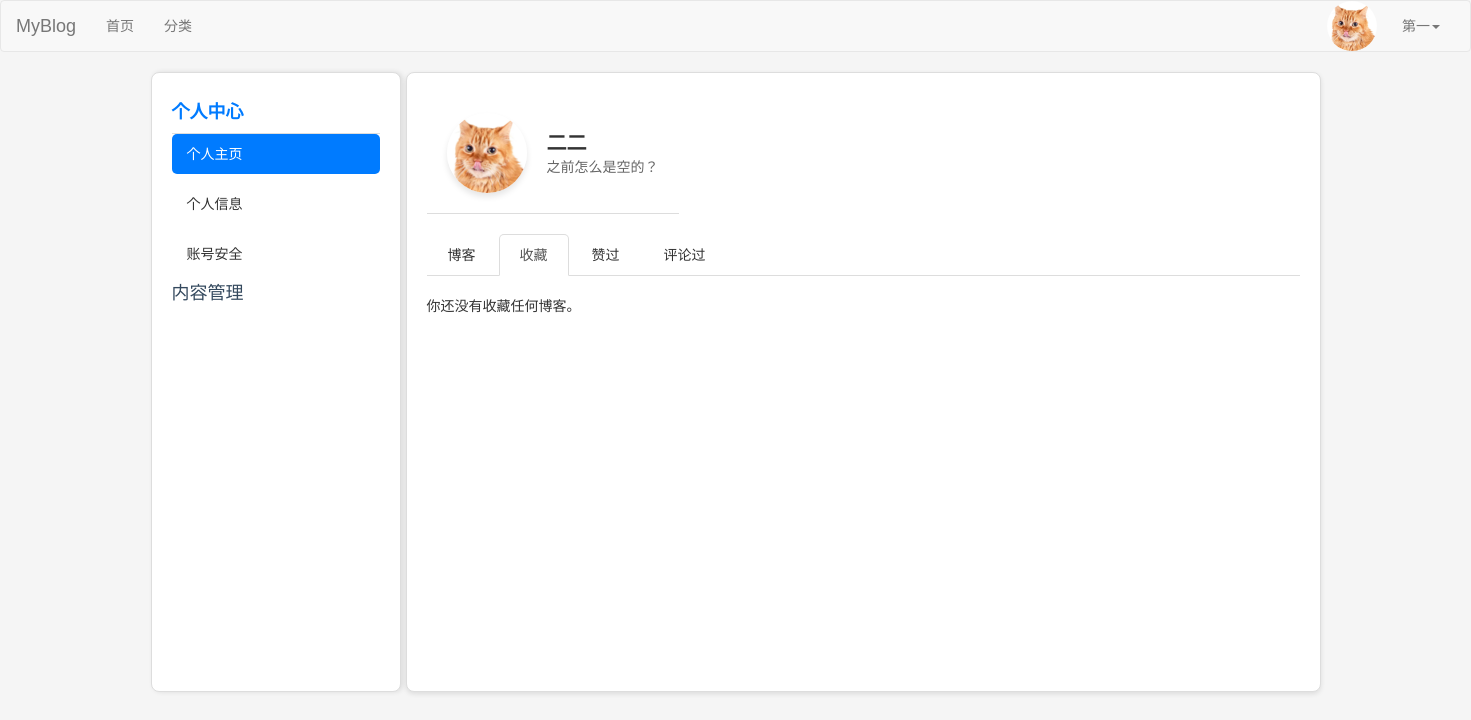
The app's page /favorited/ (signed in), older data.
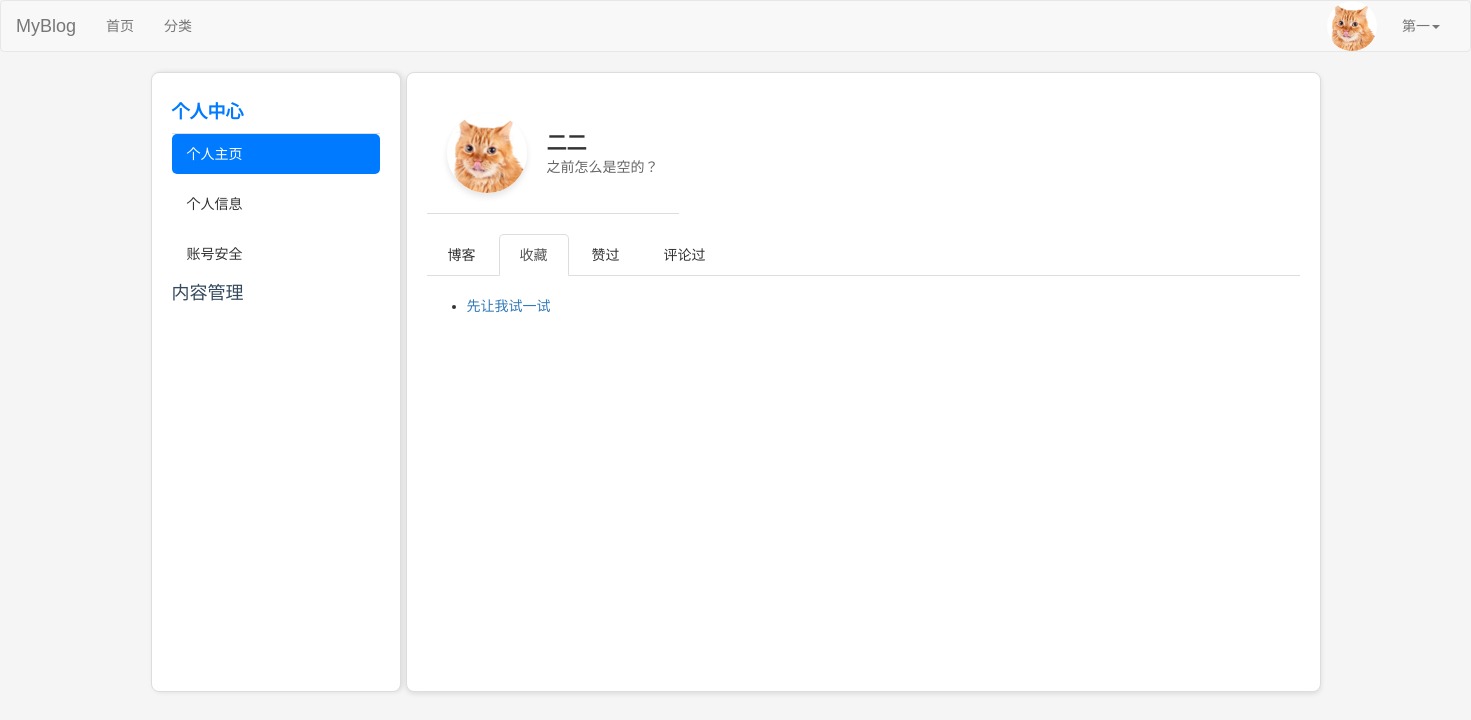
The same page, newer data.
### blog/models.py (models this page shows, shortened)
class Post(models.Model):
    DRAFT = 'draft'
    PUBLISHED = 'published'
    STATUS_CHOICES = [
        (DRAFT, '草稿'),
        (PUBLISHED, '已发布'),
    ]
    title = models.CharField(max_length=61, verbose_name="文章标题")
    desc = models.TextField(max_length=200, blank=True, default="", verbose_name="文章描述")
    category = models.ForeignKey(Category, on_delete=models.CASCADE, verbose_name="分类")
    content = models.TextField(verbose_name="文章详情")
    tags = models.ForeignKey(Tag, on_delete=models.CASCADE, verbose_name="文章标签")
    owner = models.ForeignKey(User, on_delete=models.CASCADE, verbose_name="作者")
    is_hot=models.BooleanField(default=False, verbose_name='是否热门')
    pv=models.IntegerField(default=0,verbose_name='浏览量')
    add_date = models.DateTimeField(auto_now_add=True, verbose_name="添加时间")
    pub_date = models.DateTimeField(auto_now=True, verbose_name="修改时间")
    status = models.CharField(max_length=10, choices=STATUS_CHOICES, default=DRAFT, verbose_name="状态")
    liked_users = models.ManyToManyField(
        User,
        related_name="liked_posts",
        blank=True,
        verbose_name="点赞用户",
    )
    favorited_users = models.ManyToManyField(
        User,
        related_name="favorited_posts",
        blank=True,
        verbose_name="收藏用户",
    )
    class Meta:
        verbose_name = "文章"
        verbose_name_plural = verbose_name

### blog/views.py (the view)
# urls.py: path('favorited/', views.favorited_posts, name='favorited_posts'),
@login_required
def favorited_posts(request):
    user = request.user
    posts = Post.objects.filter(favorited_users=user)
    return render(
        request,
        'users/favorited_posts.html',
        {
            'posts': posts,
            'active_menu': 'user-info',  # 设置当前活动的菜单
            'active_link': 'my_posts',  # 设置当前活动的链接
        }
    )

### blog/templates/users/favorited_posts.html
{% extends 'layout/user.html' %}
        {% block nav %}
            <ul class="nav nav-tabs">
                <li role="presentation" ><a href="{% url 'blog:my_posts' %}">博客</a></li>
                <li role="presentation" class="active"><a href="{% url 'blog:favorited_posts' %}">收藏</a></li>
                <li role="presentation"><a href="{% url 'blog:liked_posts' %}">赞过</a></li>
                <li role="presentation"><a href="{% url 'blog:commented_posts' %}">评论过</a></li>
            </ul>
            {% endblock %}
{% block blogs %}
    <div class="container">
        {% if posts %}
            <ul>
                {% for post in posts %}
                    <li>
                        <a href="{% url 'blog:post_detail' post.id %}">{{ post.title }}</a>
                    </li>
                {% endfor %}
            </ul>
        {% else %}
            <p>你还没有收藏任何博客。</p>
        {% endif %}
    </div>
{% endblock %}

Row changes from the older to the newer data that the page shows:
now on this page (row edited): Post: title "先让我试一试"
Text that changed along with them:
text no longer shown: "你还没有收藏任何博客。"
